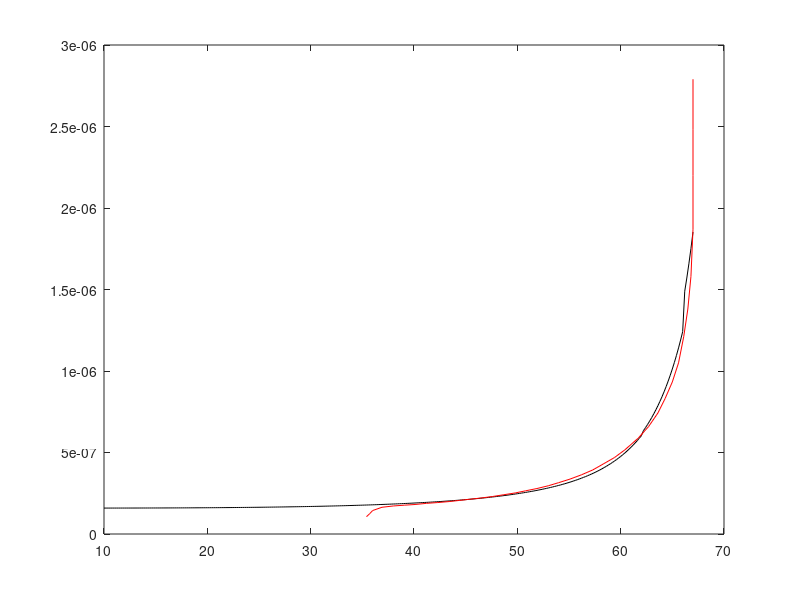

MATLAB code for this plot:
clear all;
close all;
clc;
%Temperature=30;
Vapplied=10:.2:67.1;
Applied_Length=length(Vapplied);
Plank = 6.63e-34;
Light=3e8;
Electron=1.6e-19;
Lambda = 1550e-9;
Input_Power = 196e-9;
Vbreakdown=67.1;
Vpunchthrough=35;%%Chosen arbitrarily
n=3.5; 
R = .65*(Electron*Lambda)/(Plank*Light);
Ipho = R*Input_Power;

red_20c=csvread('red.csv');

Iph_expe=red_20c(:,2)';
Voltage_expe=red_20c(:,1)';
% M= 1./(1-(Vapplied./Vbreakdown).^n

for i=1:length(Vapplied)
    
    T(i)=Vapplied(i)/Vbreakdown;
    
    
    
    if (Vapplied(i)<=62)
        
        M(i)=1+((T(i))^n)+(((T(i))^(2*n)))+(((T(i))^(3*n)))+(((T(i))^(4*n)))+(((T(i))^(5*n)))+...
            (((T(i))^(6*n)))+(((T(i))^(7*n)))+(((T(i))^(8*n)));

    end      
             
     if (Vapplied(i)>62) && (Vapplied(i)<=66)

             M(i)=1+((T(i))^n)+(((T(i))^(2*n)))+(((T(i))^(3*n)))+(((T(i))^(4*n)))+(((T(i))^(5*n)))+...
            (((T(i))^(6*n)))+(((T(i))^(7*n)))+(((T(i))^(8*n)))+(((T(i))^(9*n)));

        
     end
     
      if (Vapplied(i)>66)
          
              M(i)=1+((T(i))^n)+(((T(i))^(2*n)))+(((T(i))^(3*n)))+(((T(i))^(4*n)))+(((T(i))^(5*n)))+...
            (((T(i))^(6*n)))+(((T(i))^(7*n)))+(((T(i))^(8*n)))+(((T(i))^(9*n)))+(((T(i))^(10*n)))+...
            (((T(i))^(11*n)));
     
     
      end
     
    end

    

 
I_out = M*Ipho; 

plot(Vapplied,I_out,'k',Voltage_expe,Iph_expe,'r');